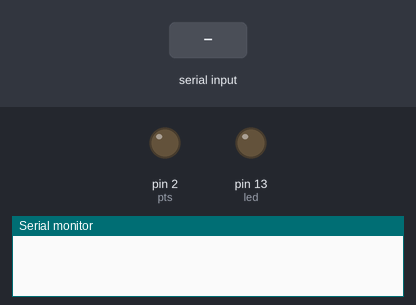
Recording of a sketch running on a simulated Arduino Uno, built with avr-gcc and run on an emulated ATmega328P. Shown: output pins drawn as LEDs (lit = HIGH), the last lines printed to the serial monitor. Inputs (shaded band) come from the test bench.

Above: at 1.2 s.
1.3 s: "ledon\n" received over Serial
At 2.5 s:
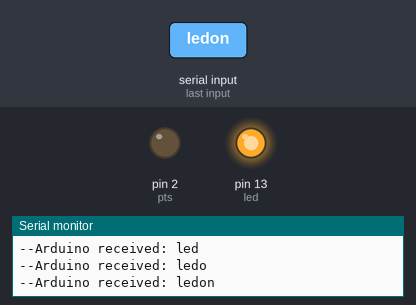
2.8 s: "ledoff\n" received over Serial
At 3.5 s:
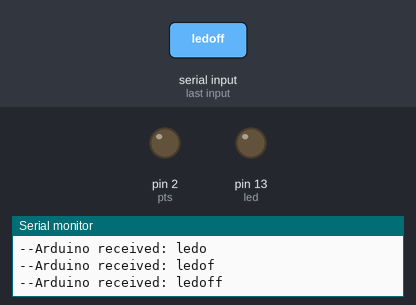
Timing chart, 0 to 5.8 s (numbered marks = the images above; inputs shaded):
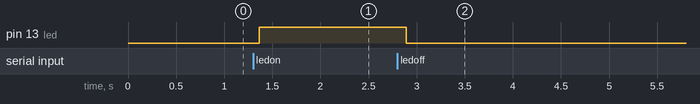

Measured:
- after the input at 1.3 s, pin 13 (led): LOW → HIGH after 0.06 s
- after the input at 2.8 s, pin 13 (led): HIGH → LOW after 0.09 s

The sketch:

sketch_feb11b.ino
```cpp
int led = 13; // LED connected to digital pin 13
int pts = 2;  // Powertail Switch 2 connected to digital pin 2
String recv = ""; // byte received on the serial port
boolean commandIsReceived = false;

void setup() {
  // initialize onboard LED (led), Powertail (pts) and serial port
  pinMode(led, OUTPUT);
  pinMode(pts, OUTPUT);
  Serial.begin(9600);
  recv.reserve(200);
}

void loop()
{
  // if serial port is available, read incoming bytes
  while (Serial.available()) {
    // get the new byte:
    char inChar = (char)Serial.read();
    // add it to the inputString:
    if (inChar == '\n') {
    // if the incoming character is a newline, set a flag
    // so the main loop can do something about it:
      commandIsReceived = true;
    }else {
      recv += inChar;
      // confirm values received in serial monitor window
      Serial.print("--Arduino received: ");
      Serial.println(recv);
    }

    if(commandIsReceived){
      handleCommand(recv);
    }

  }
}

void handleCommand(String command){
    if(command == "ledon"){
        digitalWrite(led, HIGH);
    }else if(command == "ledoff"){
        digitalWrite(led, LOW);
    }
    commandIsReceived = false;
    recv = "";
}
```
